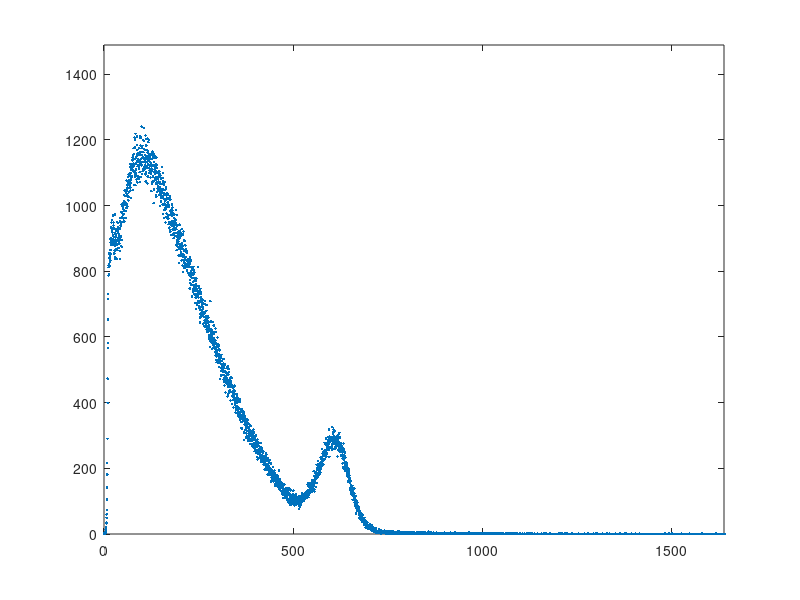

MATLAB code for this plot:
%% Clear all
% clear variables
clear all
clc
%% IMPORT DATA
% Import Alum and Plastic data
alum = importdata('alumData.mat');
plas = importdata('plasData.mat');
load cs137.mat
load calibcs137.mat
%% PLOT
% 
clf;
figure(1)
plot(calibCs137(:,2),'o')
axis([0,5000,0,1.2*max(calibCs137(:,2))])
%% FIND MAX
%
[val ind] = max(calibCs137(1500:end,2));
realMax = 1500 + ind;
m = 604/realMax;
%% PLOT ENERGIES
% Plot the same with channel numbers replaced by energies
plot(calibCs137(:,1)*m,calibCs137(:,2),'.');
axis([0,5000*m,0,1.2*max(calibCs137(:,2))]);